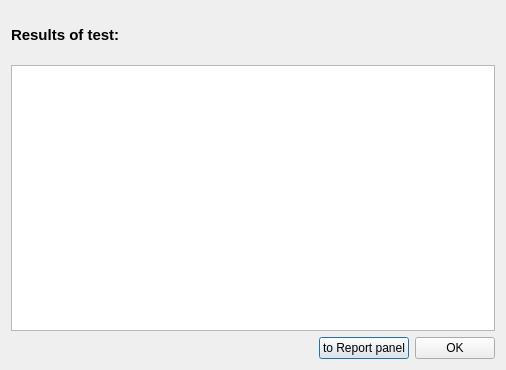
<?xml version="1.0" encoding="UTF-8"?>
<ui version="4.0">
 <class>Dialog</class>
 <widget class="QDialog" name="Dialog">
  <property name="geometry">
   <rect>
    <x>0</x>
    <y>0</y>
    <width>506</width>
    <height>370</height>
   </rect>
  </property>
  <property name="windowTitle">
   <string>Test results</string>
  </property>
  <layout class="QVBoxLayout" name="verticalLayout">
   <item>
    <spacer name="verticalSpacer">
     <property name="orientation">
      <enum>Qt::Vertical</enum>
     </property>
     <property name="sizeType">
      <enum>QSizePolicy::Fixed</enum>
     </property>
     <property name="sizeHint" stdset="0">
      <size>
       <width>20</width>
       <height>15</height>
      </size>
     </property>
    </spacer>
   </item>
   <item>
    <widget class="QLabel" name="label">
     <property name="font">
      <font>
       <pointsize>11</pointsize>
       <weight>75</weight>
       <bold>true</bold>
      </font>
     </property>
     <property name="text">
      <string>Results of test:</string>
     </property>
     <property name="wordWrap">
      <bool>true</bool>
     </property>
    </widget>
   </item>
   <item>
    <spacer name="verticalSpacer_2">
     <property name="orientation">
      <enum>Qt::Vertical</enum>
     </property>
     <property name="sizeType">
      <enum>QSizePolicy::Fixed</enum>
     </property>
     <property name="sizeHint" stdset="0">
      <size>
       <width>20</width>
       <height>15</height>
      </size>
     </property>
    </spacer>
   </item>
   <item>
    <widget class="QTextBrowser" name="textBrowser">
     <property name="openExternalLinks">
      <bool>true</bool>
     </property>
    </widget>
   </item>
   <item>
    <layout class="QHBoxLayout" name="horizontalLayout">
     <item>
      <spacer name="horizontalSpacer">
       <property name="orientation">
        <enum>Qt::Horizontal</enum>
       </property>
       <property name="sizeHint" stdset="0">
        <size>
         <width>40</width>
         <height>20</height>
        </size>
       </property>
      </spacer>
     </item>
     <item>
      <widget class="QPushButton" name="buttonReport">
       <property name="text">
        <string>to Report panel</string>
       </property>
       <property name="icon">
        <iconset theme="edit-copy">
         <normaloff/>
        </iconset>
       </property>
      </widget>
     </item>
     <item>
      <widget class="QPushButton" name="buttonOK">
       <property name="text">
        <string>OK</string>
       </property>
       <property name="icon">
        <iconset theme="dialog-ok">
         <normaloff/>
        </iconset>
       </property>
      </widget>
     </item>
    </layout>
   </item>
  </layout>
 </widget>
 <resources/>
 <connections/>
</ui>
